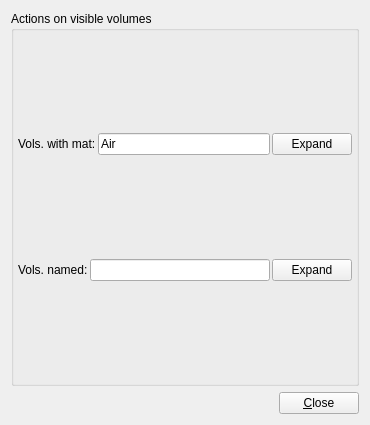
<?xml version="1.0" encoding="UTF-8"?>
<ui version="4.0">
 <class>GeoSysSettingsMiscForm</class>
 <widget class="QWidget" name="GeoSysSettingsMiscForm">
  <property name="geometry">
   <rect>
    <x>0</x>
    <y>0</y>
    <width>370</width>
    <height>425</height>
   </rect>
  </property>
  <property name="windowTitle">
   <string>Form</string>
  </property>
  <layout class="QVBoxLayout" name="verticalLayout_2">
   <item>
    <widget class="QGroupBox" name="groupBox">
     <property name="title">
      <string>Actions on visible volumes</string>
     </property>
     <layout class="QGridLayout" name="_5">
      <property name="leftMargin">
       <number>4</number>
      </property>
      <property name="topMargin">
       <number>4</number>
      </property>
      <property name="rightMargin">
       <number>4</number>
      </property>
      <property name="bottomMargin">
       <number>4</number>
      </property>
      <property name="horizontalSpacing">
       <number>2</number>
      </property>
      <item row="0" column="3">
       <widget class="QPushButton" name="pushButton_expand_vols_matname">
        <property name="text">
         <string>Expand</string>
        </property>
       </widget>
      </item>
      <item row="0" column="2">
       <widget class="QLineEdit" name="lineEdit_expand_vols_matname">
        <property name="minimumSize">
         <size>
          <width>50</width>
          <height>0</height>
         </size>
        </property>
        <property name="toolTip">
         <string>&lt;html&gt;&lt;head&gt;&lt;meta name=&quot;qrichtext&quot; content=&quot;1&quot; /&gt;&lt;style type=&quot;text/css&quot;&gt;
p, li { white-space: pre-wrap; }
&lt;/style&gt;&lt;/head&gt;&lt;body style=&quot; font-family:'Sans Serif'; font-size:9pt; font-weight:400; font-style:normal;&quot;&gt;
&lt;p style=&quot; margin-top:0px; margin-bottom:0px; margin-left:0px; margin-right:0px; -qt-block-indent:0; text-indent:0px;&quot;&gt;Matching is case-sensitive and wildcards are allowed.&lt;/p&gt;&lt;/body&gt;&lt;/html&gt;</string>
        </property>
        <property name="text">
         <string>Air</string>
        </property>
       </widget>
      </item>
      <item row="1" column="1" colspan="2">
       <widget class="QLineEdit" name="lineEdit_expand_vols_volname">
        <property name="toolTip">
         <string>&lt;html&gt;&lt;head&gt;&lt;meta name=&quot;qrichtext&quot; content=&quot;1&quot; /&gt;&lt;style type=&quot;text/css&quot;&gt;
p, li { white-space: pre-wrap; }
&lt;/style&gt;&lt;/head&gt;&lt;body style=&quot; font-family:'Sans Serif'; font-size:9pt; font-weight:400; font-style:normal;&quot;&gt;
&lt;p style=&quot; margin-top:0px; margin-bottom:0px; margin-left:0px; margin-right:0px; -qt-block-indent:0; text-indent:0px;&quot;&gt;Matching is case-insensitive and wildcards are allowed.&lt;/p&gt;&lt;/body&gt;&lt;/html&gt;</string>
        </property>
        <property name="text">
         <string/>
        </property>
       </widget>
      </item>
      <item row="0" column="0" colspan="2">
       <widget class="QLabel" name="label_7">
        <property name="text">
         <string>Vols. with mat:</string>
        </property>
       </widget>
      </item>
      <item row="1" column="0">
       <widget class="QLabel" name="label_8">
        <property name="text">
         <string>Vols. named:</string>
        </property>
       </widget>
      </item>
      <item row="1" column="3">
       <widget class="QPushButton" name="pushButton_expand_vols_volname">
        <property name="text">
         <string>Expand</string>
        </property>
       </widget>
      </item>
     </layout>
    </widget>
   </item>
   <item>
    <layout class="QHBoxLayout" name="_10">
     <item>
      <spacer>
       <property name="orientation">
        <enum>Qt::Horizontal</enum>
       </property>
       <property name="sizeHint" stdset="0">
        <size>
         <width>40</width>
         <height>20</height>
        </size>
       </property>
      </spacer>
     </item>
     <item>
      <widget class="QPushButton" name="pushButton_close">
       <property name="text">
        <string>&amp;Close</string>
       </property>
      </widget>
     </item>
    </layout>
   </item>
  </layout>
 </widget>
 <resources/>
 <connections/>
</ui>
